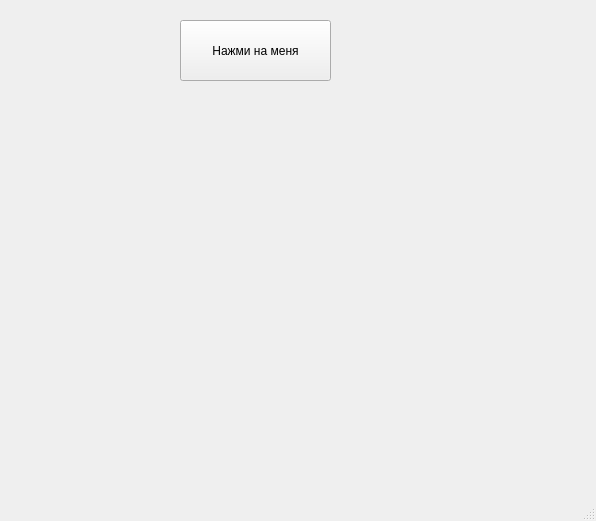
<?xml version="1.0" encoding="UTF-8"?>
<ui version="4.0">
 <class>MainWindow</class>
 <widget class="QMainWindow" name="MainWindow">
  <property name="geometry">
   <rect>
    <x>0</x>
    <y>0</y>
    <width>596</width>
    <height>521</height>
   </rect>
  </property>
  <property name="windowTitle">
   <string>MainWindow</string>
  </property>
  <widget class="QWidget" name="centralwidget">
   <widget class="QPushButton" name="pushButton">
    <property name="geometry">
     <rect>
      <x>180</x>
      <y>20</y>
      <width>151</width>
      <height>61</height>
     </rect>
    </property>
    <property name="text">
     <string>Нажми на меня</string>
    </property>
   </widget>
  </widget>
  <widget class="QMenuBar" name="menubar">
   <property name="geometry">
    <rect>
     <x>0</x>
     <y>0</y>
     <width>596</width>
     <height>21</height>
    </rect>
   </property>
  </widget>
  <widget class="QStatusBar" name="statusbar"/>
 </widget>
 <resources/>
 <connections/>
</ui>
